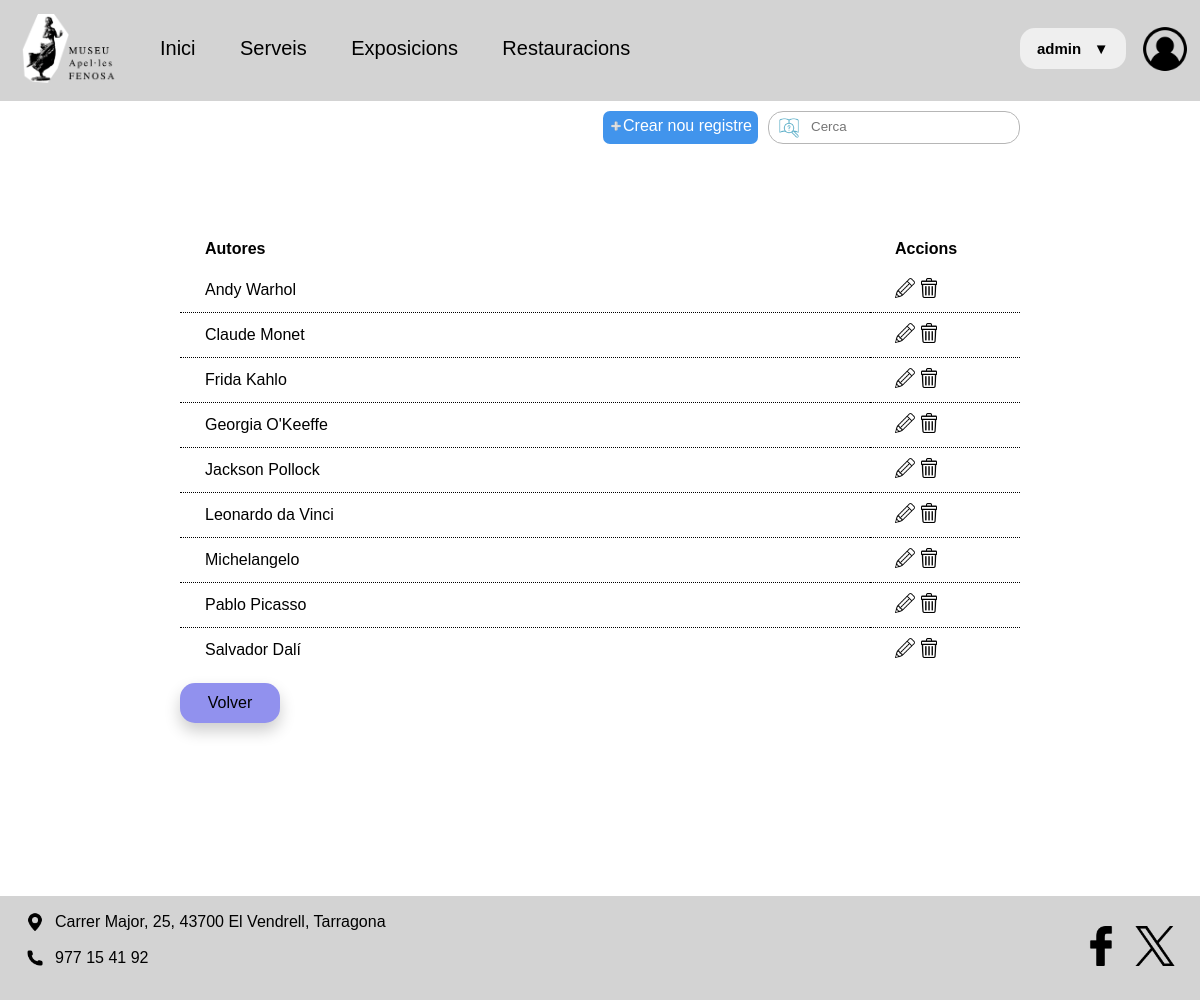
Page /index.php?controller=Vocabularis&action=mostrarTabla&id=autores (signed in) on the committed database.
### tables this page shows
CREATE TABLE `vocabulario_autores` (
  `id` int(11) NOT NULL,
  `nombre` varchar(255) NOT NULL
);

### app/controllers/VocabularisController.php (called while the page is built, shortened)
<?php
require_once("app/models/Vocabulari.php");
class VocabularisController
{
    private $vocabulari;
    public function __construct()
    {
        $this->vocabulari = new Vocabulari();
    }
    public function mostrarTabla()
    {
        $id = $_GET['id'] ?? '';
        switch ($id) {
            case 'autores':
                $resultados = $this->vocabulari->getAutores();
                break;
        }
        require_once 'app/views/templates/header.php';
        require_once 'app/views/TablaVocabularioView.php';
    }
}

### app/models/Vocabulari.php (called while the page is built, shortened)
<?php
class Vocabulari extends Database
{
    public function getAutores()
    {
        $sql = "SELECT * FROM vocabulario_autores";
        $db = $this->conectar();
        $rows = $db->query($sql);
        $resultado = $rows->fetchAll(PDO::FETCH_ASSOC);
        return $resultado;
    }
}

### app/views/TablaVocabularioView.php (the view, shortened to what this page needs)
<div class="extrasTaulaVoc">
    <a href="index.php?controller=Vocabularis&action=mostrarFormularioCrear&id=<?php echo $id; ?>" class="crearRegistreVoc"><img src='public/img/icono-mas.png' alt='Icono mas'>Crear nou registre</a>
    <div class="barra-busqueda">
        <img src="public/img/icono-lupa.png" alt=""><input type="text" placeholder="Cerca">
    </div>
</div>
<div class="gridVoc">
    <div class="gridVoc-container">
        <table class="tablaVocabulario">
            <thead>
                <tr class="header">
                <?php if ($id == 'datacions'): ?>
                    <th>Datació<div>Datació</div></th>
                    <th>Any Inici<div>Any Inici</div></th>
                    <th>Any Final<div>Any Final</div></th>
                <?php else: ?>
                    <th><?php echo ucfirst($id); ?><div><?php echo ucfirst($id); ?></div></th>
                <?php endif; ?>
                    <th class="accionsTauVoc">Accions<div>Accions</div></th>
                </tr>
            </thead>
            <tbody>
                <?php foreach ($resultados as $fila): ?>
                <tr>
                <?php if ($id == 'datacions'): ?>
                    <td><?php echo $fila['datacio']; ?></td>
                    <td><?php echo $fila['any_inici']; ?></td>
                    <td><?php echo $fila['any_final']; ?></td>
                <?php else: ?>
                    <td><?php echo $fila[array_keys($fila)[1]]; ?></td>
                <?php endif; ?>
                    <td>
                        <a href='index.php?controller=Vocabularis&action=editarVocabulari&id=<?php echo $fila['id']?>&vocabulari=<?php echo  $id ?>'><img src='public/img/icono-lapiz.png' alt='Editar vocabulari'></a>
                        <a href='index.php?controller=Vocabularis&action=eliminarVocabulari&id=<?php echo $fila['id']?>&vocabulari=<?php echo  $id ?>'><img src='public/img/icono-papelera.png' alt='Eliminar vocabulari'></a>
                    </td>
                </tr>
                <?php endforeach; ?>
            </tbody>
        </table>
    </div>
    <a href="index.php?controller=Vocabularis&action=mostrarVocabularis"><button>Volver</button></a>
</div>

### public/css/main.css (style rules this page uses)
html, body { font-family: Arial, sans-serif; margin: 0; padding: 0; display: flex; flex-direction: column; height: 100%; }
footer { width: 100%; background: lightgrey; position: relative; bottom: 0; margin-top: auto; }
footer .info-footer { float: left; }
footer .info-footer p { display: flex; align-items: center; }
footer .info-footer p img { width: 20px; margin: 0 10px 0 25px; }
footer .redes { float: right; margin-right: 20px; }
footer .redes img { width: 40px; margin: 30px 5px; }
.extrasTaulaVoc { display: flex; justify-content: flex-end; margin-top: 10px; margin-right: 15%; }
.extrasTaulaVoc .crearRegistreVoc { margin-right: 10px; border: 0; border-radius: 7px; background-color: hsl(211, 82%, 59%); padding: 6px 6px 0px 6px; height: 27px; text-decoration: none; color: white; }
.extrasTaulaVoc .crearRegistreVoc img { width: 10px; margin: 4px 2px; float: left; }
.extrasTaulaVoc .barra-busqueda { float: right; border: solid 1px rgb(182, 182, 182); border-radius: 15px; width: 250px; }
.extrasTaulaVoc .barra-busqueda img { width: 20px; margin: 6px 10px 0 10px; float: left; }
.extrasTaulaVoc .barra-busqueda input { width: 190px; border: 0; height: 28px; }
.gridVoc { position: relative; padding-top: 37px; width: 70%; margin: auto auto; }
.gridVoc .gridVoc-container { overflow-y: auto; height: 400px; }
.gridVoc .gridVoc-container .tablaVocabulario { border-spacing: 0; width: 100%; }
.gridVoc .gridVoc-container .tablaVocabulario thead > tr > th, .gridVoc .gridVoc-container .tablaVocabulario thead > tr > td { border-bottom: 1px solid #000; background: #fff; color: #000; padding: 10px 25px; }
.gridVoc .gridVoc-container .tablaVocabulario thead > tr > th { height: 0; line-height: 0; padding-top: 0; padding-bottom: 0; color: transparent; border: none; white-space: nowrap; }
.gridVoc .gridVoc-container .tablaVocabulario thead > tr > th.accionsTauVoc { width: 100px; }
.gridVoc .gridVoc-container .tablaVocabulario thead > tr > th div { position: absolute; background-color: rgb(161, 158, 158); background: transparent; color: black; padding: 9px 25px; top: 0; margin-left: -25px; line-height: normal; }
.gridVoc .gridVoc-container .tablaVocabulario tbody > tr > td { border-bottom: 1px dotted #000; background: #fff; color: #000; padding: 10px 25px; }
.gridVoc .gridVoc-container .tablaVocabulario tbody > tr > td > a > img { width: 20px; }
.gridVoc a button { width: 100px; height: 40px; border-radius: 15px; background-color: rgb(145, 145, 238); border: none; font-size: 16px; margin-top: 15px; box-shadow: 0px 8px 16px 0px rgba(0, 0, 0, 0.2); }

### rows in the picture
vocabulario_autores: nombre "Andy Warhol"
vocabulario_autores: nombre "Claude Monet"
vocabulario_autores: nombre "Frida Kahlo"
vocabulario_autores: nombre "Georgia O'Keeffe"
vocabulario_autores: nombre "Jackson Pollock"
vocabulario_autores: nombre "Leonardo da Vinci"
vocabulario_autores: nombre "Michelangelo"
vocabulario_autores: nombre "Pablo Picasso"
vocabulario_autores: nombre "Salvador Dalí"

### other values in the picture
$_SESSION['usuari'] "admin"
$id "Autores"
